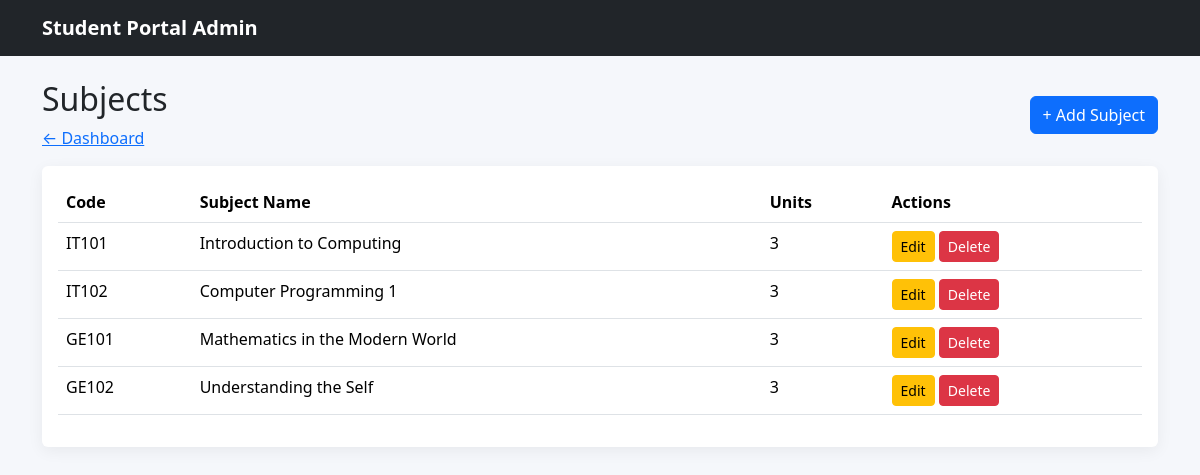
Page /admin/subjects/index.php (signed in) on the committed database.
### tables this page shows
CREATE TABLE subjects (
    id INT AUTO_INCREMENT PRIMARY KEY,
    subject_code VARCHAR(20) NOT NULL UNIQUE,
    subject_name VARCHAR(100) NOT NULL,
    units INT NOT NULL
);

### admin/subjects/index.php (the view, shortened to what this page needs)
<?php
    include "../../config/database.php";
    $sql = "SELECT * FROM subjects";
    $result = mysqli_query($conn, $sql);
?>
<!doctype html>
<html lang="en">
<head>
    <link
        href="../../assets/vendor/bootstrap/css/bootstrap.min.css"
        rel="stylesheet"
    >
    <link
        href="../../assets/css/style.css"
        rel="stylesheet"
    >
</head>
<body>
    <nav class="navbar navbar-dark bg-dark">
        <div class="container">
            <a
                class="navbar-brand"
                href="dashboard.html"
            >
                Student Portal Admin
            </a>
        </div>
    </nav>
    <div class="container py-4">
        <div class="d-flex align-items-center justify-content-between mb-3">
            <div>
                <h2>Subjects</h2>
                <a href="../dashboard.php">
                    ← Dashboard
                </a>
            </div>
            <a
                href="create.php"
                class="btn btn-primary"
            >
                + Add Subject
            </a>
        </div>
        <div class="card">
            <div class="card-body">
                <table class="table">
                    <thead>
                        <tr>
                            <th>Code</th>
                            <th>Subject Name</th>
                            <th>Units</th>
                            <th>Actions</th>
                        </tr>
                    </thead>
                    <tbody>
                         <?php
                            while ($row = mysqli_fetch_assoc($result)) {
                        ?>
                        <tr>
                            <td><?php echo htmlspecialchars($row['subject_code']); ?></td>
                            <td>
                                <?php echo htmlspecialchars($row['subject_name']); ?>
                            </td>
                            <td><?php echo htmlspecialchars($row['units']); ?></td>
                            <td>
                                <a
                                    href="subject_form.html"
                                    class="btn btn-warning btn-sm"
                                >
                                    Edit
                                </a>
                                <button
                                    class="btn btn-danger btn-sm"
                                >
                                    Delete
                                </button>
                            </td>
                        </tr>
                        <?php } ?>
                    </tbody>
                </table>
            </div>
        </div>
    </div>
</body>
</html>

### assets/css/style.css (style rules this page uses)
body { background: #f5f7fb; }
.navbar-brand { font-weight: 700; }
.card { border: 0; box-shadow: 0 0.25rem 1rem rgba(0,0,0,.06); }

### rows in the picture
subjects: subject_code "IT101", subject_name "Introduction to Computing", units "3"
subjects: subject_code "IT102", subject_name "Computer Programming 1", units "3"
subjects: subject_code "GE101", subject_name "Mathematics in the Modern World", units "3"
subjects: subject_code "GE102", subject_name "Understanding the Self", units "3"
